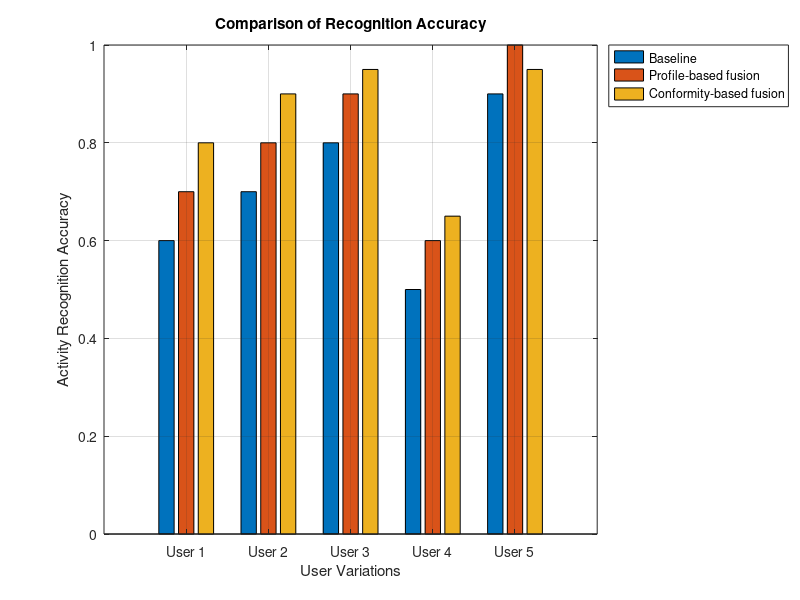

Recreate this plot in MATLAB.
% Sample data for the bar chart
userGroups = 1:5; % This represents the user variations on the x-axis
baselineData = [0.6, 0.7, 0.8, 0.5, 0.9]; % Replace with your actual data
profileBasedData = [0.7, 0.8, 0.9, 0.6, 1.0]; % Replace with your actual data
conformityBasedData = [0.8, 0.9, 0.95, 0.65, 0.95]; % Replace with your actual data

% Combine the data into a matrix where each column is a set of data
dataMatrix = [baselineData; profileBasedData; conformityBasedData]';

% Create the bar chart
bar(userGroups, dataMatrix, 'grouped');

% Add labels and title
xlabel('User Variations');
ylabel('Activity Recognition Accuracy');
title('Comparison of Recognition Accuracy');

% Add a legend
legend('Baseline', 'Profile-based fusion', 'Conformity-based fusion', 'Location', 'NorthEastOutside');

% Optionally, set the x-axis tick labels to custom names
set(gca, 'XTickLabel', {'User 1', 'User 2', 'User 3', 'User 4', 'User 5'});

% Adjust the y-axis limits if necessary
ylim([0 1]);

% Apply grid lines for better readability
grid on;
